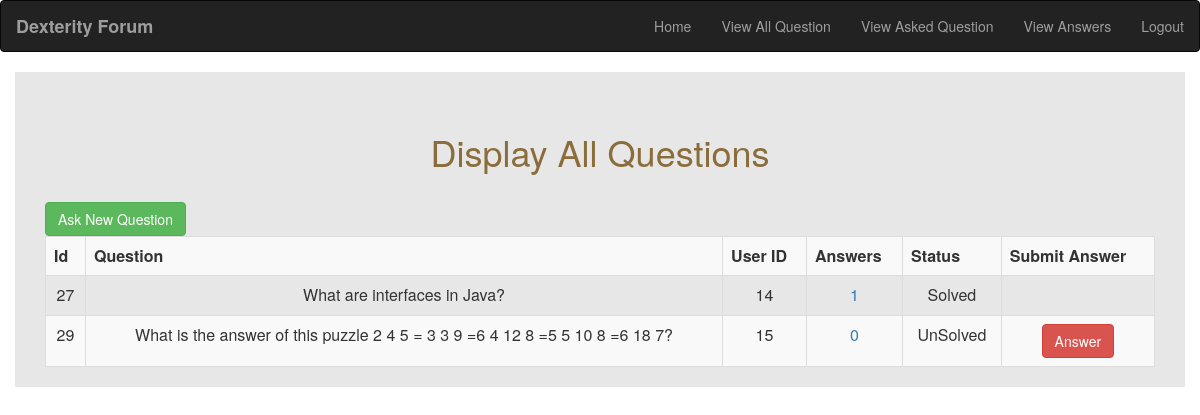
/displayAllQuestions.php (signed in), run on the app's committed database.
### tables this page shows
CREATE TABLE `questions` (
  `id` int(11) NOT NULL,
  `Question` text NOT NULL,
  `uid` int(11) NOT NULL,
  `Status` tinyint(1) DEFAULT NULL,
  `date` date NOT NULL,
  `view` int(11) NOT NULL,
  `description` varchar(5000) NOT NULL
);

### displayAllQuestions.php (the view, shortened to what this page needs)
<html>
    <head>
  <link rel="stylesheet" href="https://maxcdn.bootstrapcdn.com/bootstrap/3.3.7/css/bootstrap.min.css">
    </head>
    <body style="background-image: url('image/user.jpg'); background-repeat: no-repeat; background-attachment: fixed; background-size: cover;">
     <?php
     include 'navbar.php';
     ?>
        <form method="post">
        <div class="container" style="background-color: rgba(225,225,225,0.8);">
            <div class="col-lg-12">
                <br><br>
                <h1  class="text-warning text-center">Display All Questions</h1>
                <br>
                <button class="btn btn-success" type="submit" name="done">Ask New Question</button>
                <table class="table table-striped table-hover table-bordered">
  <tr class="bg-dark text-white text-center">
     <th> Id </th>
                        <th> Question </th>
                        <th> User ID </th>
                        <th> Answers </th>
                        <th> Status </th>
                        <th> Submit Answer </th>
                    </tr>
                    <?php
                      include 'conn.php';
                      $q ="select id,Question,uid,Status,(select count(id) from answers where Qid=q.id )as answerCount from questions q";
                      $query = mysqli_query($con,$q);
                      while($res = mysqli_fetch_array($query)){
                    ?>
                    <tr class="text-center">
                        <td> <?php echo $res['id']; ?></td>
                        <td> <?php echo $res['Question']; ?></td>
                        <td> <?php echo $res['uid']; ?></td>
                        <td> <a href="viewAnswers.php?id=<?php echo $res['id']; ?>&Q=<?php echo $res['Question']; ?>" ><?php echo $res['answerCount']; ?></a></td>
                        <td> <?php if($res['Status']==0){echo "UnSolved";}else{ echo "Solved";} ?></td>
                        <?php if($res['Status']==0){ ?>
                        <td> <button class="btn-danger btn"> <a style="color: white;" href="insertAnswer.php?qid=<?php echo $res['id']; ?>" class="text-white"> Answer </a> </button> </td>
                        <?php } ?>
                    </tr>
                    <?php
                      }
                    ?>
                </table>
            </div>
        </div>
        </form>
    </body>
</html>

### data on the page
questions: id "27", Question "What are interfaces in Java?", uid "14", answerCount "1", Status "Solved"
questions: id "29", Question "What is the answer of this puzzle 2 4 5 = 3 3 9 =6 4 12 8 =5 5 10 8 =6 18 7?", uid "15", answerCount "0", Status "UnSolved"
